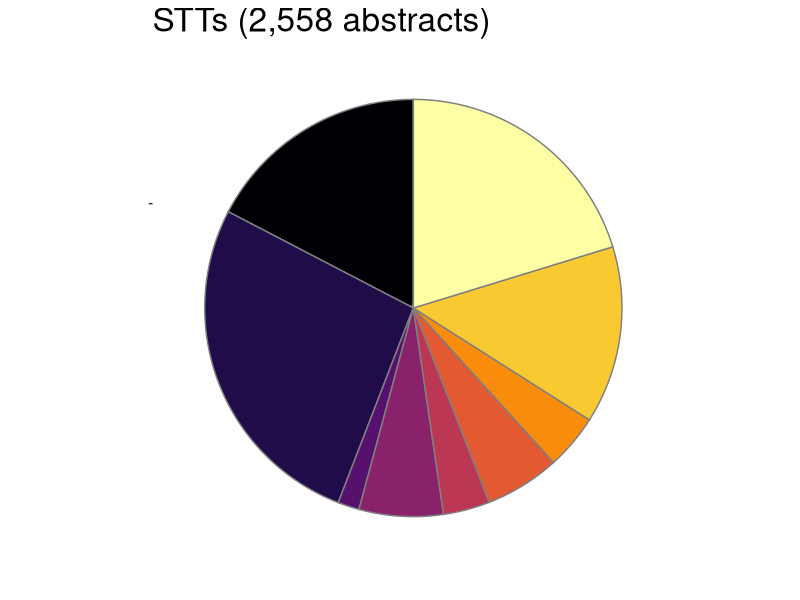
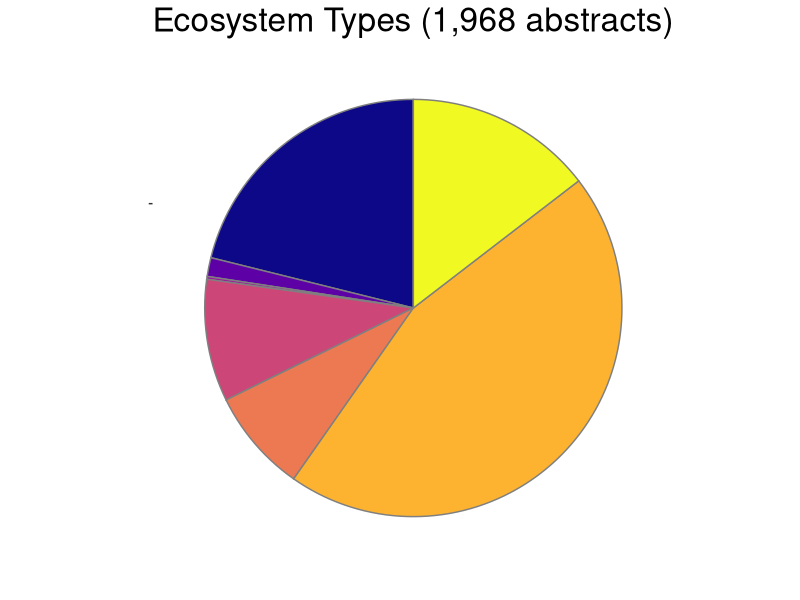
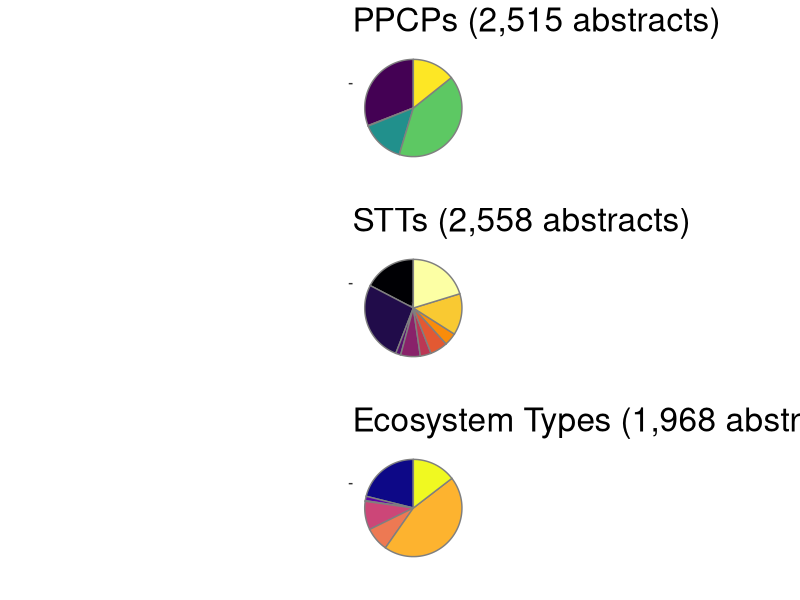
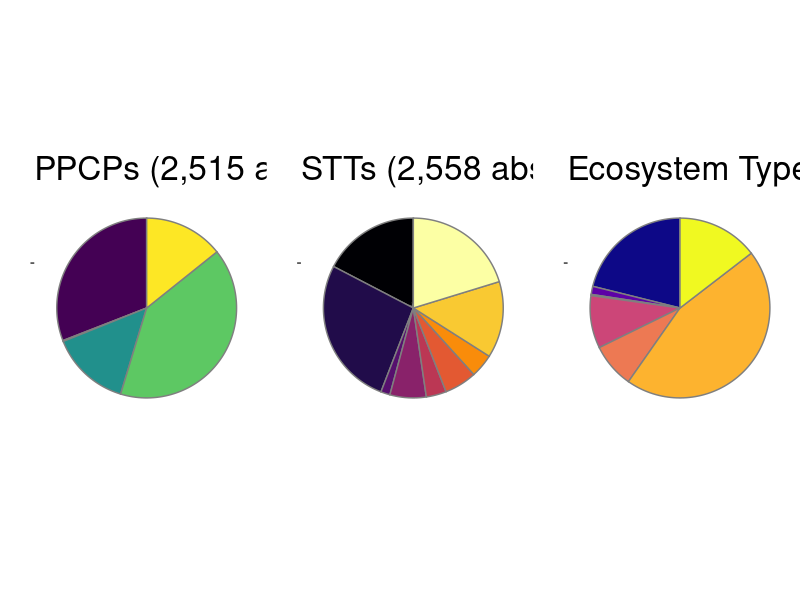
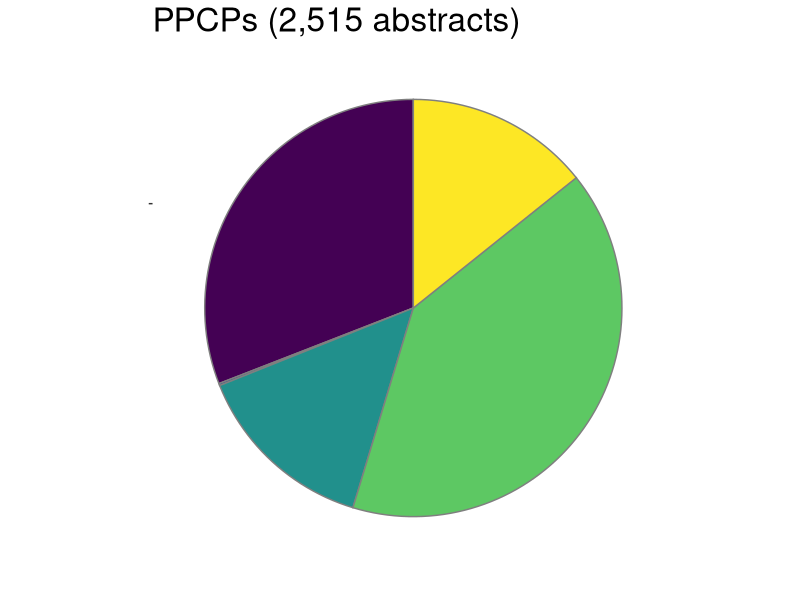
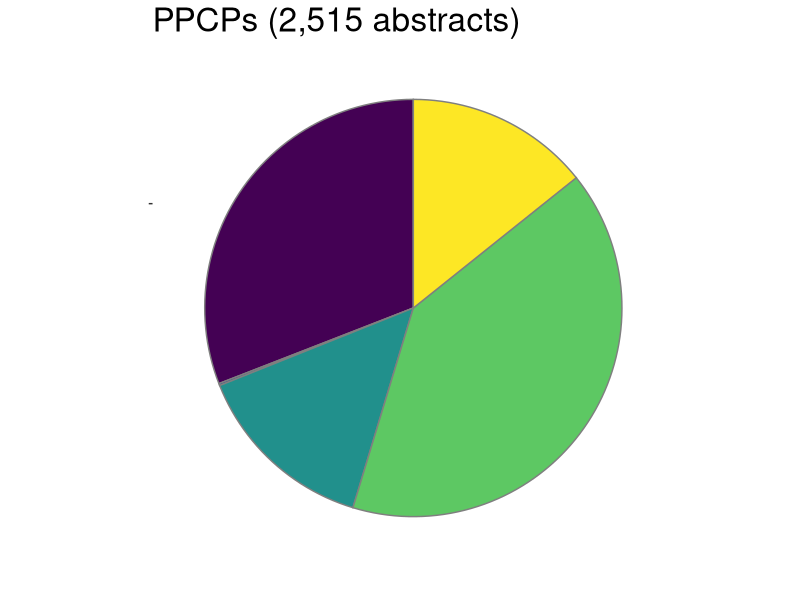
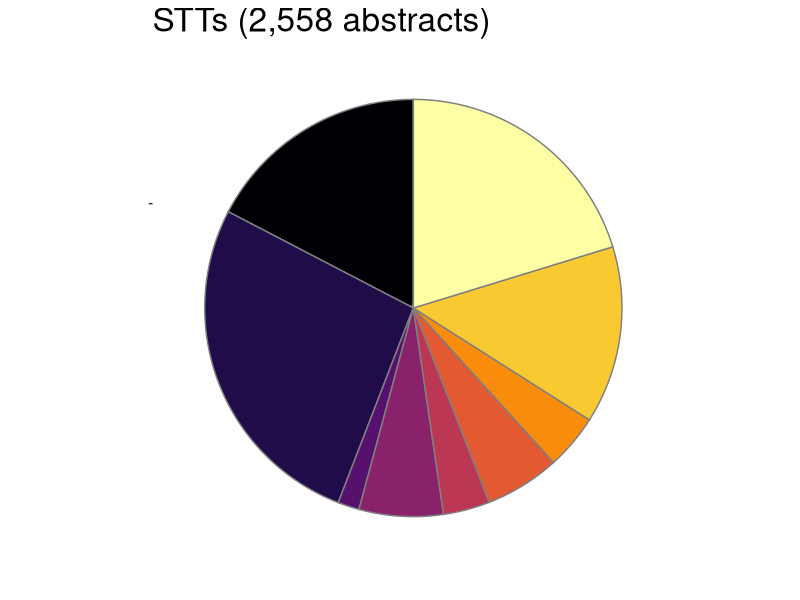
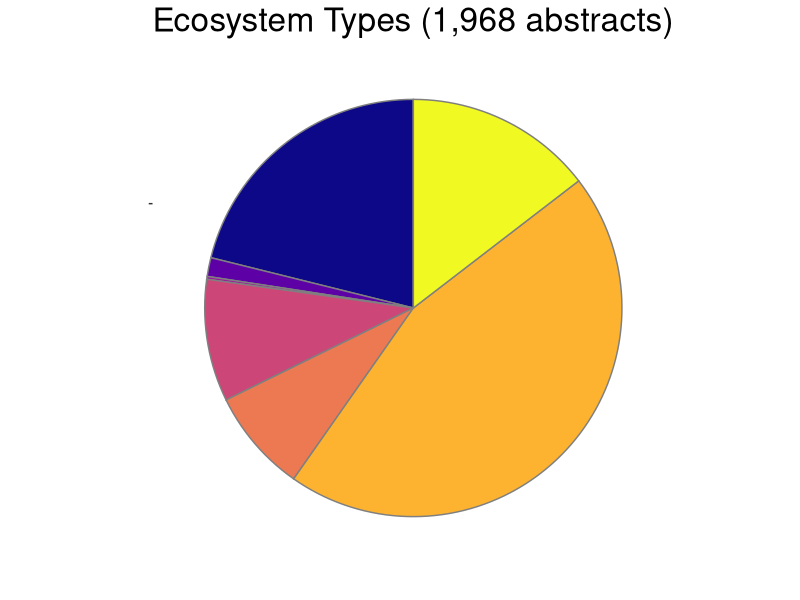

Generate these figures, in order, with R:
library(ggplot2)
library(Cairo)
library(ggrepel)
library(ggpubr)
library(stringr)
library(gridExtra)

Cairo()
# Step 1: PPCP pie chart --------------------------------------------------

data <- data.frame(
  group = c("Antibiotic", "Fragrance", "Hormone",
            "Non-prescription drug", "Prescription drug"),
  value = c(39/126.2, 0.2/126.2, 18/126.2, 51/126.2, 18/126.2),
  label = c("39%", "0.2%", "18%", "51%", "18%")
)

bp1<- ggplot(data, aes(x="", y=value, fill=str_wrap(group, 16)))+
  geom_bar(width = 1, stat = "identity", color = "grey50") +
  xlab("") +
  ylab("") +
  ggtitle("PPCPs (2,515 abstracts)") +
  scale_fill_viridis_d(option = "viridis") +
  coord_polar("y", start=0) +
  # guides(fill = guide_legend(keyheight = 0.5,
  #                            default.unit = "inch")) +
  theme(#legend.key.size = unit(2, "cm"),
    axis.text.x=element_blank(),
    panel.background = element_blank(),
    plot.title = element_text(size = 24),
    legend.position = "none",
    legend.title = element_blank(),
    #text = element_text(size = 12),
    legend.text = element_text(size = 15,
                               margin = margin(2, 2, 2, 2, unit = "pt"))
  )
bp1

ggsave("PPCP_pie_chart.png", bp1, device = "png",
       height = 12, width = 18, units = "in")


# Step 2: STT pie chart ---------------------------------------------------
value = c((12+9+3)/134.1, (5+.9)/134.1, 37/134.1, (2+0.3)/134.1,
          (4+2+3)/134.1, (3+2)/134.1, 8/134.1, 19/134.1, 28/134.1)
data <- data.frame(
  group = c("Act carbon Adv oxidation Chlorination", 
            "Nano- & Sand filtration", 
            "Act sludge", "Anaer digester Anammox", 
            "Coag Flocc Sediment.",
            "Constr wetland Septic", "Membrane bioreactor",
            "Solids", "WTP"),
  value = c((12+9+3)/134.1, (5+.9)/134.1, 37/134.1, (2+0.3)/134.1,
            (4+2+3)/134.1, (3+2)/134.1, 8/134.1, 19/134.1, 28/134.1),
  label = as.character(paste0(round(value*100, 0), "%"))
)

bp2<- ggplot(data, aes(x="", y=value, fill=str_wrap(group, 15)))+
  geom_bar(width = 1, stat = "identity", color = "grey50") +
  xlab("") +
  ylab("") +
  ggtitle("STTs (2,558 abstracts)") +
  scale_fill_viridis_d(option = "inferno") +
  coord_polar("y", start=0) +
  # guides(fill = guide_legend(keyheight = 0.5,
  #                            default.unit = "inch")) +
  theme(#legend.key.size = unit(2, "cm"),
    axis.text.x=element_blank(),
    panel.background = element_blank(),
    plot.title = element_text(size = 24),
    legend.position = "none",
    legend.title = element_blank(),
    #text = element_text(size = 12),
    legend.text = element_text(size = 15,
                               margin = margin(2, 2, 2, 2, unit = "pt"))
  )
bp2

ggsave("STT_pie_chart.png", bp2, device = "png",
       height = 12, width = 18, units = "in")


# Step 3: Ecosystem pie chart ---------------------------------------------

value = c(29/138.3, 2/138.3, 0.3/138.3, 13/138.3,
          11/138.3, 62/138.3, 20/138.3)

data <- data.frame(
  group = c("Aquifer Groundwater", "Estuary Ocean", "Forest",
            "Lake", "Pond Lagoon Wetland", "River Stream", "Soil"),
  value = c(29/138.3, 2/138.3, 0.3/138.3, 13/138.3,
            11/138.3, 62/138.3, 20/138.3),
  label = as.character(paste0(round(value*100, 0), "%"))
)

bp3<- ggplot(data, aes(x="", y=value, fill=str_wrap(group, 10)))+
  geom_bar(width = 1, stat = "identity", color = "grey50") +
  xlab("") +
  ylab("") +
  ggtitle("Ecosystem Types (1,968 abstracts)") +
  scale_fill_viridis_d(option = "plasma") +
  coord_polar("y", start=0) +
  # guides(fill = guide_legend(keyheight = 0.5,
  #                            default.unit = "inch")) +
  theme(#legend.key.size = unit(2, "cm"),
    axis.text.x=element_blank(),
    panel.background = element_blank(),
    plot.title = element_text(size = 24),
    legend.position = "none",
    legend.title = element_blank(),
    #text = element_text(size = 12),
    legend.text = element_text(size = 15,
                               margin = margin(2, 2, 2, 2, unit = "pt"))
  )
bp3

ggsave("ecosystem_pie_chart.png", bp3, device = "png",
       height = 12, width = 18, units = "in")


# Step 4: combine plots ---------------------------------------------------

ggarrange(bp1, bp2, bp3, ncol = 3, nrow = 1) %>%
  ggexport(filename = "combined_pie_chart_graphical abstracts.png")

grid.arrange(bp1, bp2,bp3)

#ggsave("combined_pie_chart_graphical_abstracts.png", combined_plots, device = "png")

gbp1 <- ggplotGrob(bp1)
gbp2 <- ggplotGrob(bp2)
gbp3 <- ggplotGrob(bp3)

gbp1$widths <- gbp3$widths
gbp2$widths <- gbp3$widths

grid_output <- grid.arrange(gbp1, gbp2, gbp3, nrow = 1, ncol = 3)

Cairo()
png("combined_pie_chart_graphical_abstracts.png", width = 1200, height = 800, 
    units = "px", type = "cairo") # Open a new pdf file
grid.arrange(gbp1, gbp2, gbp3, nrow = 1, ncol = 3)
dev.off()
